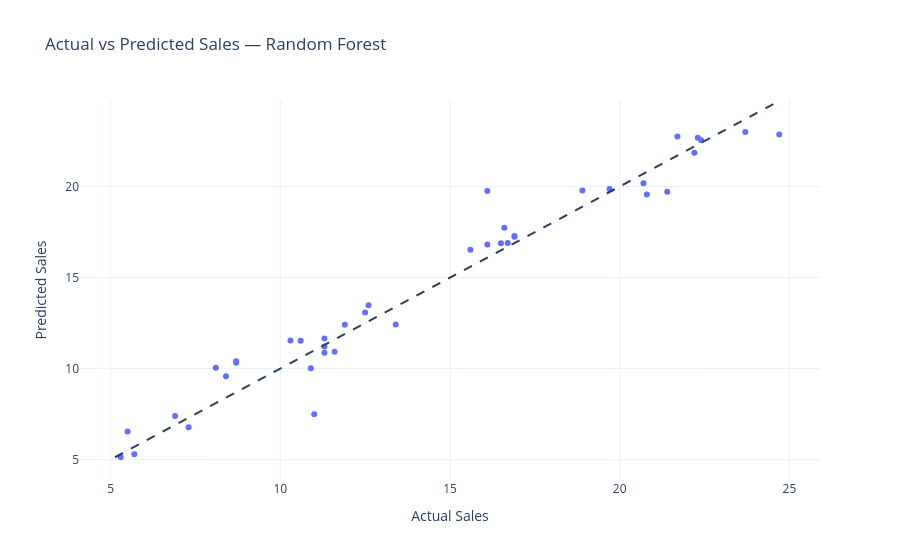

The cell this chart's notebook holds for it:
### Code cell
# ============================================================
# Actual vs Predicted Sales
# ============================================================

minimum_value = min(
    final_predictions_df[
        "Actual Sales"
    ].min(),
    final_predictions_df[
        "Predicted Sales"
    ].min()
)

maximum_value = max(
    final_predictions_df[
        "Actual Sales"
    ].max(),
    final_predictions_df[
        "Predicted Sales"
    ].max()
)

fig = px.scatter(
    final_predictions_df,
    x="Actual Sales",
    y="Predicted Sales",
    hover_data=[
        "TV",
        "Radio",
        "Newspaper",
        "Residual",
        "Absolute Error"
    ],
    title=(
        f"Actual vs Predicted Sales — "
        f"{final_model_name}"
    ),
    template="plotly_white"
)

fig.add_shape(
    type="line",
    x0=minimum_value,
    y0=minimum_value,
    x1=maximum_value,
    y1=maximum_value,
    line=dict(
        dash="dash"
    )
)

fig.update_layout(
    xaxis_title="Actual Sales",
    yaxis_title="Predicted Sales"
)

fig.show()

### Figure 1 — Plotly figure (JSON) as saved in the notebook; plotly's stock layout.template omitted (floating-point values rounded to 4 significant figures; data arrays with more than 128 entries replaced by an {"elided": "..."} marker saying what was removed)
{"data": [{"customdata": {"elided": "40x5 float values"}, "hovertemplate": "Actual Sales=%{x}<br>Predicted Sales=%{y}<br>TV=%{customdata[0]}<br>Radio=%{customdata[1]}<br>Newspaper=%{customdata[2]}<br>Residual=%{customdata[3]}<br>Absolute Error=%{customdata[4]}<extra></extra>", "legendgroup": "", "marker": {"color": "#636efa", "symbol": "circle"}, "mode": "markers", "name": "", "orientation": "v", "showlegend": false, "type": "scatter", "x": [16.9, 22.4, 21.4, 7.3, 24.7, 12.6, 22.3, 8.4, 16.5, 16.1, 11.0, 8.7, 16.9, 5.3, 10.3, 16.7, 5.5, 16.6, 11.3, 18.9, 19.7, 12.5, 10.9, 22.2, 11.3, 8.1, 21.7, 13.4, 10.6, 5.7, 15.6, 11.3, 23.7, 8.7, 16.1, 20.7, 11.6, 20.8, 11.9, 6.9], "xaxis": "x", "y": [17.29, 22.54, 19.72, 6.784, 22.87, 13.48, 22.69, 9.58, 16.89, 16.82, 7.499, 10.32, 17.25, 5.132, 11.55, 16.9, 6.549, 17.73, 11.65, 19.79, 19.87, 13.09, 10.02, 21.86, 10.87, 10.05, 22.75, 12.43, 11.53, 5.301, 16.53, 11.21, 22.99, 10.41, 19.76, 20.18, 10.92, 19.56, 12.41, 7.395], "yaxis": "y"}], "layout": {"legend": {"tracegroupgap": 0}, "shapes": [{"line": {"dash": "dash"}, "type": "line", "x0": 5.132, "x1": 24.7, "y0": 5.132, "y1": 24.7}], "title": {"text": "Actual vs Predicted Sales — Random Forest"}, "xaxis": {"anchor": "y", "domain": [0, 1], "title": {"text": "Actual Sales"}}, "yaxis": {"anchor": "x", "domain": [0, 1], "title": {"text": "Predicted Sales"}}}}
